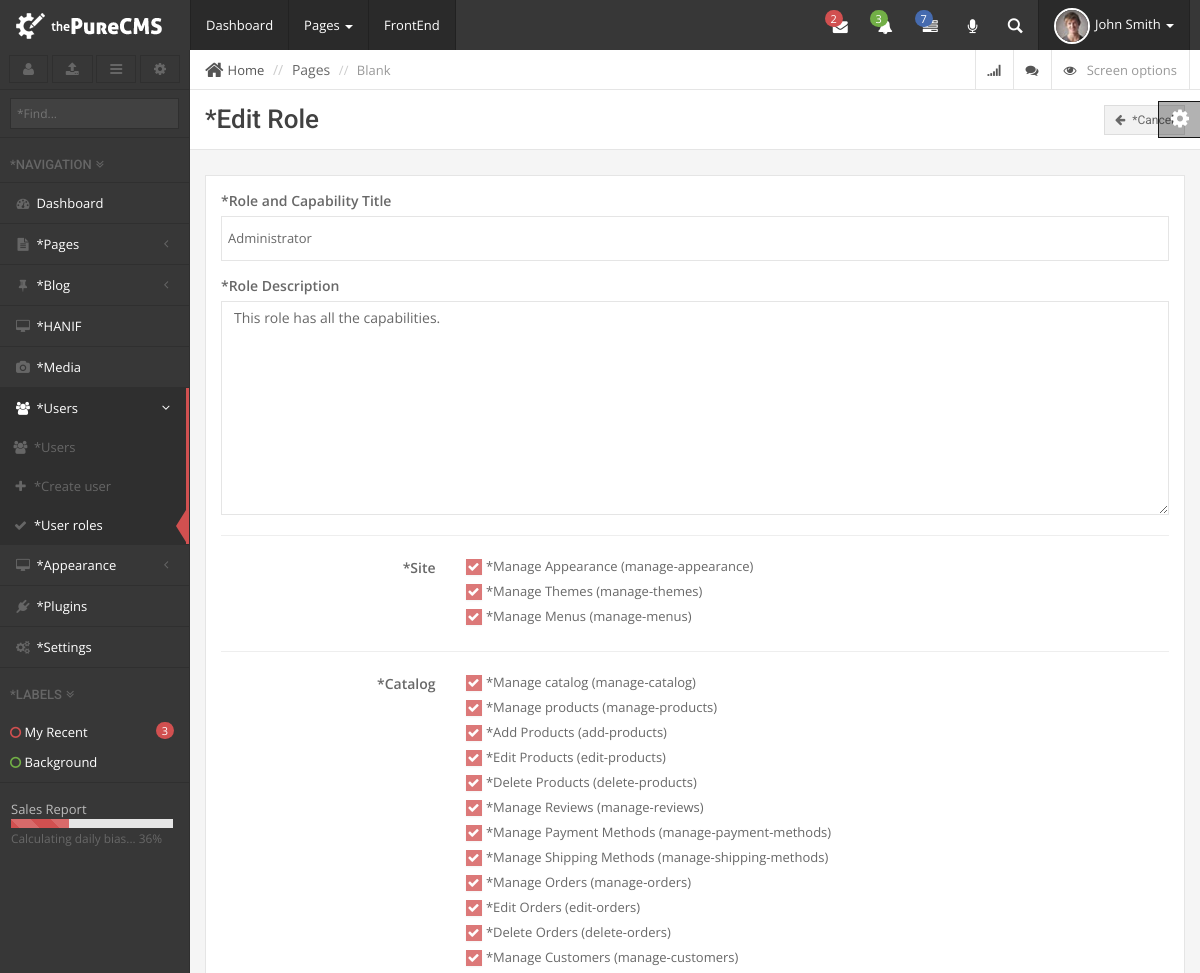
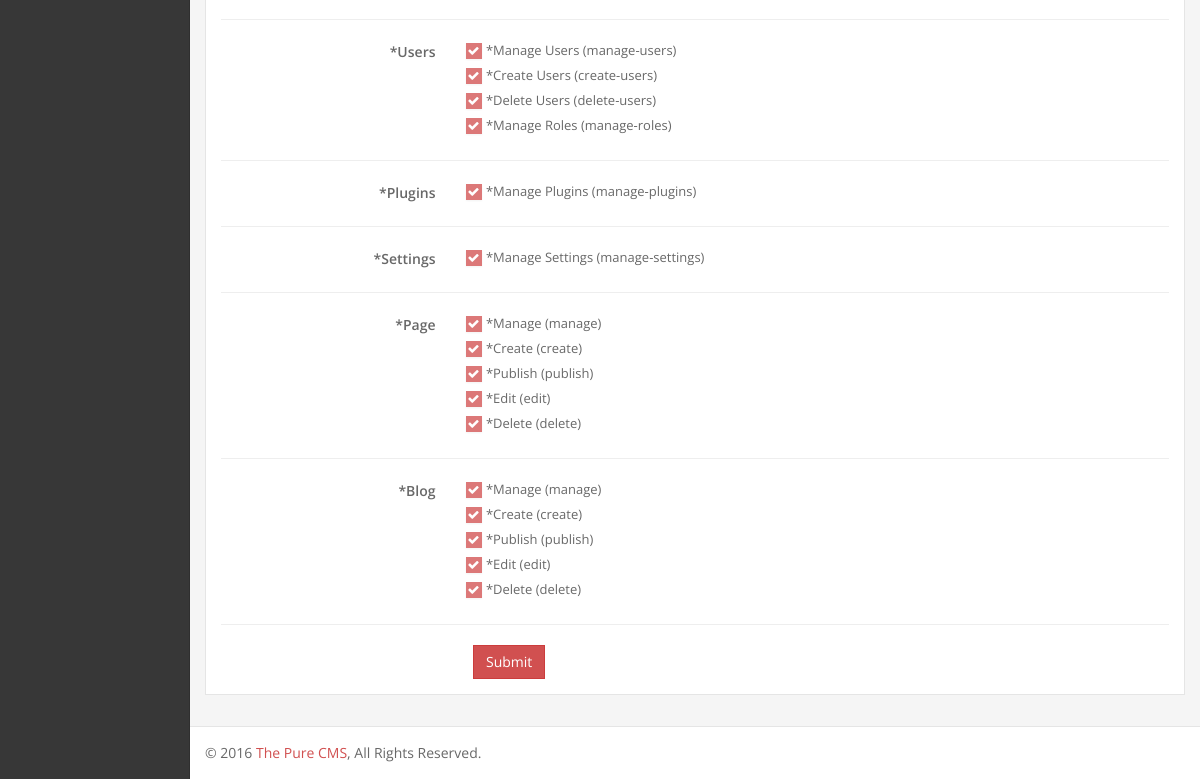
Page /admin/create_role.php?ID=2 (signed in) on the committed database (2 pictures, top to bottom).
### tables this page shows
CREATE TABLE `user_roles` (
  `role_id` int(11) NOT NULL AUTO_INCREMENT,
  `role_title` varchar(32) NOT NULL,
  `role_description` varchar(250) NOT NULL,
  `role_object` longtext NOT NULL,
  `role_ts` timestamp NOT NULL DEFAULT CURRENT_TIMESTAMP,
  PRIMARY KEY (`role_id`)
);

### include/class.database.php (called while the page is built, shortened)
<?php
class Database {
    public $_DB;
    public $_query;
    public $_where = array();
    public $_select = array();
    public $_action;
    public $_table;
    public function __construct() {
        try {
            $this->_DB = new PDO('mysql:host=' . DB_HOST . ';dbname=' . DB_NAME, DB_USER, DB_PASS);
            $this->_DB->setAttribute(PDO::ATTR_ERRMODE, PDO::ERRMODE_EXCEPTION);
        } catch (PDOException $e) {
            echo 'ERROR: ' . $e->getMessage();
        }
    }
    public function where($column_name, $value, $operator = '=') {
        $this->_where[$column_name] = array();
        $this->_where[$column_name][] = $value;
        $this->_where[$column_name][] = $operator;
    }
    public function select($columns) {
        foreach ($columns as $column => $name) {
            $this->_select[$column] = $name;
        }
    }
    public function query($query) {
        try {
            $this->_query = $this->_DB->prepare(filter_var($query, FILTER_SANITIZE_STRING));
            $this->bind_results();
            $this->_query->execute();
            $this->_where = array();
            $this->_select = array();
        } catch (PDOException $e) {
            $er = $e->errorInfo;
            echo '<p style="font-family:arial; background:#F00; position:absolute; z-index:10000; color:#FFF; padding:5px;">ERROR: ' . $er[2] . '</p>';
        }
    }
    public function bind_results() {
        if (!empty($this->_where)) {
            $ci = 0;
            foreach ($this->_where as $c => $value) {
                $ci++;
                $this->_query->bindValue(':' . $c.$ci, $value[0], $this->get_type($value[0]));
            }
        }
    }
    public function get_type($value) {
        if (is_int($value)) {
            $param = PDO::PARAM_INT;
        } elseif (is_bool($value)) {
            $param = PDO::PARAM_BOOL;
        } elseif (is_null($value)) {
            $param = PDO::PARAM_NULL;
        } elseif (is_string($value)) {
            $param = PDO::PARAM_STR;
        } else {
            $param = FALSE;
        }
        return $param;
    }
    public function build_query() {
        $query = $this->_action;
        if ($this->_action == 'SELECT') {
            if (!empty($this->_select)) {
                foreach ($this->_select as $column_name => $name) {
                    $query .=' ' . $column_name . ' as ' . $name . ', ';
                }
            } else {
                $query .= ' *';
            }
            $query = rtrim($query, ', ');
        }
        if ($this->_action != 'UPDATE' && $this->_action != 'INSERT') {
            $query .= ' FROM ';
        }
        $query .= $this->_table;
        if (!empty($this->_where)) {
            $query .= ' WHERE ';
            $columns = array();
            $ci = 0;
            foreach ($this->_where as $c => $v) {
                $cn = $c;
                $ci++;
                $columns[] = $cn . ' ' . $v[1] . ' :' . $c.$ci;
            }
            $query .= implode(' AND ', $columns);
        }
        $this->query($query);
    }
    public function result($fetch_type = PDO::FETCH_OBJ) {
        return $this->_query->fetch($fetch_type);
    }
    public function row_count() {
        return $this->_query->rowCount();
    }
    public function from($table_name, $num_rows = NULL) {
        $this->_action = 'SELECT';
        $this->_table = $table_name;
        $this->build_query();
    }
}

### admin/classes/class.users.php (called while the page is built, shortened)
<?php
class Users extends Capabilities{
	private $profile_table_name;
	public function __construct()
	{
		$this->profile_table_name = DB_PREFIX.'user_profiles';
		if ($this->is_logged_in()) {
			$this->user_capabilities = $this->get_user_capabilitirs();
		}
	}
	public static function is_logged_in()
	{
		if (isset($_SESSION['token'])) {
			return true;
		}else{
			return false;
		}
	}
	public static function get_logged_id()
	{
		if (isset($_SESSION['user_id'])) {
			return $_SESSION['user_id'];
		}
	}
	public function get_profile($user_id = NULL)
	{
		if (is_null($user_id)) {
			$user_id = $this->get_logged_id();
		}
		$this->from($this->profile_table_name);
		if ($this->row_count() > 0) {
			return $this->result();
		}
	}
}

### admin/classes/class.capabilities.php (called while the page is built, shortened)
<?php
class Capabilities extends Database{
	protected $role_table_name;
	protected $capabilities_group_container = array();
	public function __construct()
	{
		$this->role_table_name = DB_PREFIX.'user_roles';
		$this->capabilities_group_container['Site'] 		= array();
		$this->capabilities_group_container['Catalog'] 		= array();
		$this->capabilities_group_container['Users'] 		= array();
		$this->capabilities_group_container['Plugins'] 		= array();
		$this->capabilities_group_container['Settings'] 	= array();
	}
	public function get_user_capabilitirs($user_id = NULL)
	{
		$profile = $this->get_profile($user_id);
		$role = $this->get_roles($profile->user_role);
		$role_capabilities_object = json_decode($role->role_object);
		$role_capabilities = array();
		foreach ($role_capabilities_object as $group_name => $group_data) {
			$role_capabilities[$group_name] = array();
			foreach ($group_data as $key => $value) {
				$role_capabilities[$group_name][$key] = $value;
			}
		}
		return $role_capabilities;
	}
	public function get_roles($ID = NULL)
	{
		$this->from($this->role_table_name);
		if ($this->row_count() > 0 && isset($ID)) {
			return $this->result();
		}elseif ($this->row_count() > 0) {
			return $this->all_results();
		}
	}
	public function register_capability($group, $key, $force = false)
	{
		if (isset($this->capabilities_group_container[$group]) || $force) {
			$this->capabilities_group_container[$group][str_replace(' ', '-', strtolower($key))] = $key;
		}else{
			register_admin_message('Capabilty not registered', 'Invalid capabilty group.', 'danger');
		}
	}
	public function get_capabilities_groups()
	{
		return $this->capabilities_group_container;
	}
}

### admin/builtins/capabilities.php (called while the page is built, shortened)
<?php
$Users = new users();

### admin/include/init.php (called while the page is built, shortened)
<?php
include_once ABSPATH.'include/class.database.php';
include_once ADMINABS.'include/procedural_functions.php';
include_once ABSPATH.'common/procedural_functions.php';
include_once ADMINABS.'builtins/capabilities.php';

### admin/create_role.php (the view, shortened to what this page needs)
<?php
include_once 'include/init.php';
$ID = (isset($_GET['ID']))? $_GET['ID'] : NULL;
$is_allowed = is_allowed(HAS_USERS_ROLE, array('Users'=>array('manage-roles')));
if (!is_null($ID) && $is_allowed) {
	$role = $Users->get_roles($ID);
}
$admin_title = (isset($ID))? 'Edit Role' : 'Create Role';
include 'include/header.php';
$capabilities_groups = $Users->get_capabilities_groups();
?>
<div id="page-wrapper">
		<div class="row">
			<div class="col-lg-12">
				<?php include 'include/breadcrumb.php'; ?>
				<div class="page-header title">
					<h1><?php echo __($admin_title); ?> <a href="user_roles.php" class="btn btn-default btn-sm pull-right"><i class="fa fa-arrow-left"></i> <?php __('Cancel') ?></a></h1>
				</div>
			</div>
		</div>
		<div class="row">
			<div class="col-lg-12">
				<form action="<?php echo get_actual_url(false); ?>" role="form" method="post">
					<div class="panel panel-default">
						<div class="panel-body">
							<div class="form-group">
								<label for="title"><?php __('Role and Capability Title'); ?></label>
								<input type="text" name="title" class="form-control input-lg" id="title" value="<?php echo (isset($role))? $role->role_title : ''; ?>" placeholder="<?php __('Title'); ?>">
							</div>
							<div class="form-group">
								<label for="description"><?php __('Role Description'); ?></label>
								<textarea name="description" id="description" cols="30" rows="10" class="form-control" placeholder="<?php __('Decription'); ?>"><?php echo (isset($role))? $role->role_description : ''; ?></textarea>
							</div>
							<hr>
							<div class="form-horizontal">
							<?php foreach($capabilities_groups as $capabilities_group_name => $capabilities_group): ?>
								<div class="form-group">
									<label class="col-sm-3 control-label" style="margin-top:-5px"><?php __(ucfirst($capabilities_group_name)); ?></label>
									<div class="col-sm-9">
									<?php foreach($capabilities_group as $capability_key => $capability_name): ?>
										<div class="tcb">
											<label>
												<span class="labels"> <?php __($capability_name); ?> (<?php echo str_replace(' ', '-', strtolower($capability_name)); ?>)</span>
											</label>
										</div>
									<?php endforeach; ?>
									</div>
								</div>
								<hr>
							<?php endforeach; ?>
							</div>
								<div class="form-group">
									<div class="col-sm-offset-3 col-sm-9">
										<button class="btn btn-primary" type="submit" name="submit" value="submit">Submit</button>
									</div>
								</div>
						</div>
					</div>
				</form>
			</div>
		</div>
<?php include 'include/footer.php'; ?>

### rows in the picture
user_roles: title "Administrator", description "This role has all the capabilities."

### other values in the picture
$lang->get_key($key) "Dashboard *NAVIGATION *LABELS *Edit Role *Cancel *Role and Capability Title *Role Description"
$lang->get_key($key) "Dashboard"
$lang->get_key($key) "*Pages"
$lang->get_key($key) "*Blog"
$lang->get_key($key) "*HANIF"
$lang->get_key($key) "*Media"
$lang->get_key($key) "*Users"
$lang->get_key($key) "*Create user"
$lang->get_key($key) "*User roles"
$lang->get_key($key) "*Appearance"
$lang->get_key($key) "*Plugins"
$lang->get_key($key) "*Settings"
$lang->get_key($key) "*Site"
$lang->get_key($key) "*Manage Appearance"
str_replace(' ', '-', strtolower($capability_name)) "manage-appearance"
